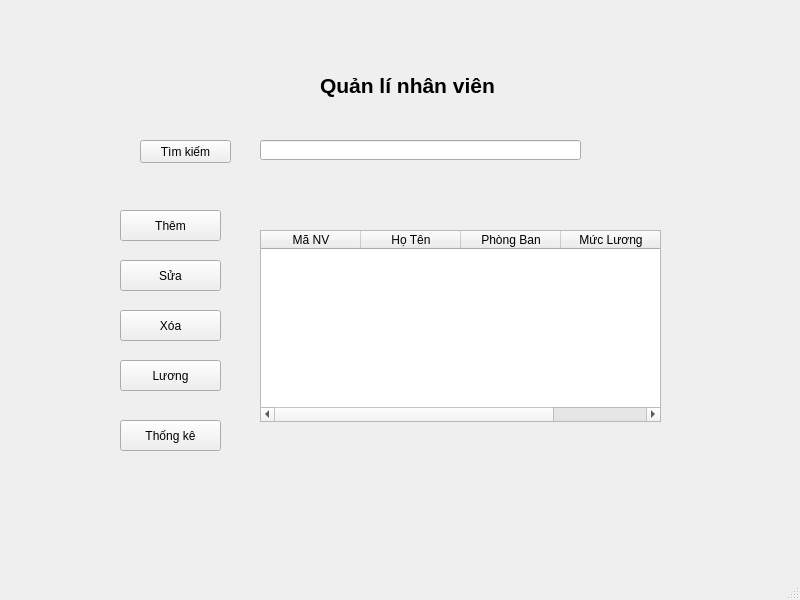
<?xml version="1.0" encoding="UTF-8"?>
<ui version="4.0">
 <class>MainWindow</class>
 <widget class="QMainWindow" name="MainWindow">
  <property name="geometry">
   <rect>
    <x>0</x>
    <y>0</y>
    <width>800</width>
    <height>600</height>
   </rect>
  </property>
  <property name="windowTitle">
   <string>MainWindow</string>
  </property>
  <widget class="QWidget" name="centralwidget">
   <widget class="QPushButton" name="them">
    <property name="geometry">
     <rect>
      <x>120</x>
      <y>210</y>
      <width>101</width>
      <height>31</height>
     </rect>
    </property>
    <property name="text">
     <string>Thêm</string>
    </property>
   </widget>
   <widget class="QPushButton" name="sua">
    <property name="geometry">
     <rect>
      <x>120</x>
      <y>260</y>
      <width>101</width>
      <height>31</height>
     </rect>
    </property>
    <property name="text">
     <string>Sửa</string>
    </property>
   </widget>
   <widget class="QPushButton" name="xoa">
    <property name="geometry">
     <rect>
      <x>120</x>
      <y>310</y>
      <width>101</width>
      <height>31</height>
     </rect>
    </property>
    <property name="text">
     <string>Xóa</string>
    </property>
   </widget>
   <widget class="QPushButton" name="luong">
    <property name="geometry">
     <rect>
      <x>120</x>
      <y>360</y>
      <width>101</width>
      <height>31</height>
     </rect>
    </property>
    <property name="text">
     <string>Lương</string>
    </property>
   </widget>
   <widget class="QPushButton" name="thong_ke">
    <property name="geometry">
     <rect>
      <x>120</x>
      <y>420</y>
      <width>101</width>
      <height>31</height>
     </rect>
    </property>
    <property name="text">
     <string>Thống kê</string>
    </property>
   </widget>
   <widget class="QLabel" name="label">
    <property name="geometry">
     <rect>
      <x>320</x>
      <y>60</y>
      <width>211</width>
      <height>51</height>
     </rect>
    </property>
    <property name="font">
     <font>
      <pointsize>16</pointsize>
      <weight>75</weight>
      <bold>true</bold>
     </font>
    </property>
    <property name="text">
     <string>Quản lí nhân viên </string>
    </property>
   </widget>
   <widget class="QPushButton" name="tim_kiem">
    <property name="geometry">
     <rect>
      <x>140</x>
      <y>140</y>
      <width>91</width>
      <height>23</height>
     </rect>
    </property>
    <property name="text">
     <string>Tìm kiếm</string>
    </property>
   </widget>
   <widget class="QLineEdit" name="search_text">
    <property name="geometry">
     <rect>
      <x>260</x>
      <y>140</y>
      <width>321</width>
      <height>20</height>
     </rect>
    </property>
   </widget>
   <widget class="QTableWidget" name="tableWidget">
    <property name="geometry">
     <rect>
      <x>260</x>
      <y>230</y>
      <width>401</width>
      <height>192</height>
     </rect>
    </property>
    <column>
     <property name="text">
      <string>Mã NV</string>
     </property>
    </column>
    <column>
     <property name="text">
      <string>Họ Tên</string>
     </property>
    </column>
    <column>
     <property name="text">
      <string>Phòng Ban</string>
     </property>
    </column>
    <column>
     <property name="text">
      <string>Mức Lương</string>
     </property>
    </column>
   </widget>
  </widget>
  <widget class="QMenuBar" name="menubar">
   <property name="geometry">
    <rect>
     <x>0</x>
     <y>0</y>
     <width>800</width>
     <height>21</height>
    </rect>
   </property>
  </widget>
  <widget class="QStatusBar" name="statusbar"/>
 </widget>
 <resources/>
 <connections/>
</ui>
